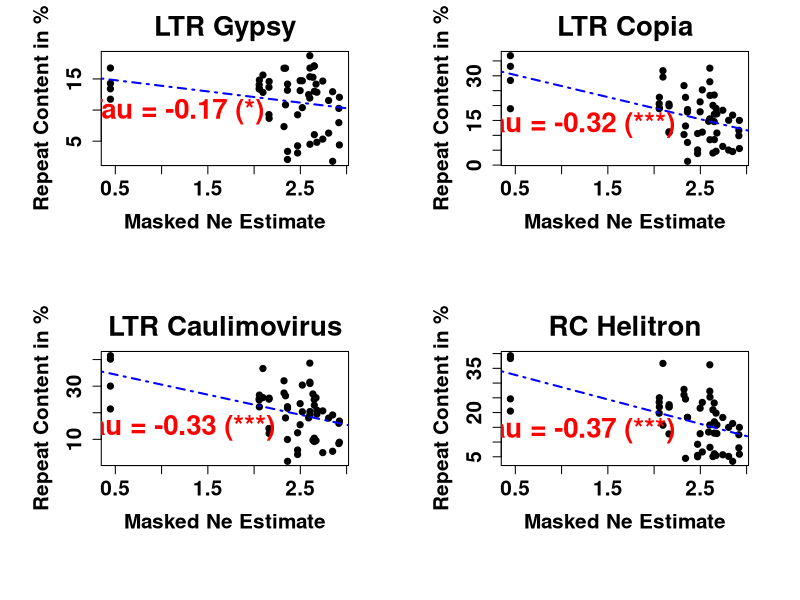

Write R code to recreate this figure.
hm <- read.table("pt.PT_test2.hm.s100.0.txt")
rep = c("LTR_Gypsy.rep_int.txt","LTR_Copia.rep_int.txt","LTR_Caulimovirus.rep_int.txt","RC_Helitron.rep_int.txt")
pdf("Figure_8.pdf",height=15,width=20)
hm <- read.table("pt.PT_test2.hm.s100.0.txt")
par(mar = c(8.1,6.1, 3.1, 3.1))
par(mfrow=c(2,2))
read.table("LTR_Gypsy.rep_int.txt",header=FALSE)-> R
repclass <- sapply(strsplit("LTR_Gypsy.rep_int.txt","[.]"),`[`,1)
Q <- data.frame(hm$V2,R$V4)
Q[Q$R.V4>0,]-> S
reg <- lm(S$R.V4~S$hm.V2)
coeff <- coefficients(reg)
eq <- paste0("y = ", round(coeff[2],1), " x ", round(coeff[1],1))
ken <- cor.test(S$R.V4,S$hm.V2,method="kendall")
tau <- paste0("Tau = ",round(ken$estimate,2))
pval <- paste0("P-value = ", round(ken$p.value,3))
plot(S$R.V4~S$hm.V2,xlab="Masked Ne Estimate",ylab="Repeat Content in %",pch=20,main="LTR Gypsy",cex.main=2,cex.axis=1.5,cex=1.5,font.lab=2,cex.lab=1.5,font=2)
abline(reg, col="blue",lwd=2,lty=4)
text(min(S$hm.V2)+0.7,0.2*max(S$R.V4) + 6, labels=paste(tau,"(*)",sep=" "),col = "red",cex=2,font=2)

read.table("LTR_Copia.rep_int.txt",header=FALSE)-> R
repclass <- sapply(strsplit("LTR_Copia.rep_int.txt","[.]"),`[`,1)
Q <- data.frame(hm$V2,R$V4)
Q[Q$R.V4>0,]-> S
reg <- lm(S$R.V4~S$hm.V2)
coeff <- coefficients(reg)
eq <- paste0("y = ", round(coeff[2],1), " x ", round(coeff[1],1))
ken <- cor.test(S$R.V4,S$hm.V2,method="kendall")
tau <- paste0("Tau = ",round(ken$estimate,2))
pval <- paste0("P-value = ", round(ken$p.value,3))
plot(S$R.V4~S$hm.V2,xlab="Masked Ne Estimate",ylab="Repeat Content in %",pch=20,main="LTR Copia",cex.main=2,cex.axis=1.5,cex=1.5,font.lab=2,cex.lab=1.5,font=2)
abline(reg, col="blue",lwd=2,lty=4)
text(min(S$hm.V2)+0.7,0.2*max(S$R.V4) + 6, labels=paste(tau,"(***)",sep=" "), col = "red",cex=2,font=2)

read.table("LTR_Caulimovirus.rep_int.txt",header=FALSE)-> R
repclass <- sapply(strsplit("LTR_Caulimovirus.rep_int.txt","[.]"),`[`,1)
Q <- data.frame(hm$V2,R$V4)
Q[Q$R.V4>0,]-> S
reg <- lm(S$R.V4~S$hm.V2)
coeff <- coefficients(reg)
eq <- paste0("y = ", round(coeff[2],1), " x ", round(coeff[1],1))
ken <- cor.test(S$R.V4,S$hm.V2,method="kendall")
tau <- paste0("Tau = ",round(ken$estimate,2))
pval <- paste0("P-value = ", round(ken$p.value,3))
plot(S$R.V4~S$hm.V2,xlab="Masked Ne Estimate",ylab="Repeat Content in %",pch=20,main="LTR Caulimovirus",cex.main=2,cex.axis=1.5,cex=1.5,font.lab=2,cex.lab=1.5,font=2)
abline(reg, col="blue",lwd=2,lty=4)
text(min(S$hm.V2)+0.7,0.2*max(S$R.V4) + 6, labels=paste(tau,"(***)",sep=" "), col = "red",cex=2,font=2)

read.table("RC_Helitron.rep_int.txt",header=FALSE)-> R
repclass <- sapply(strsplit("RC_Helitron.rep_int.txt","[.]"),`[`,1)
Q <- data.frame(hm$V2,R$V4)
Q[Q$R.V4>0,]-> S
reg <- lm(S$R.V4~S$hm.V2)
coeff <- coefficients(reg)
eq <- paste0("y = ", round(coeff[2],1), " x ", round(coeff[1],1))
ken <- cor.test(S$R.V4,S$hm.V2,method="kendall")
tau <- paste0("Tau = ",round(ken$estimate,2))
pval <- paste0("P-value = ", round(ken$p.value,3))
plot(S$R.V4~S$hm.V2,xlab="Masked Ne Estimate",ylab="Repeat Content in %",pch=20,main="RC Helitron",cex.main=2,cex.axis=1.5,cex=1.5,font.lab=2,cex.lab=1.5,font=2)
abline(reg, col="blue",lwd=2,lty=4)
text(min(S$hm.V2)+0.7,0.2*max(S$R.V4) + 6, labels=paste(tau,"(***)",sep=" "), col = "red",cex=2,font=2)
dev.off()



#for (i in rep){
#read.table(file=i,header=FALSE)-> R
#repclass <- sapply(strsplit(i,"[.]"),`[`,1)
#Q <- data.frame(hm$V2,R$V4)
#Q[Q$R.V4>0,]-> S
#reg <- lm(S$R.V4~S$hm.V2)
#coeff <- coefficients(reg)
#eq <- paste0("y = ", round(coeff[2],1), " x ", round(coeff[1],1))
#ken <- cor.test(S$R.V4,S$hm.V2,method="kendall")
#tau <- paste0("Tau = ",round(ken$estimate,3))
#pval <- paste0("P-value = ", round(ken$p.value,3))
#plot(S$R.V4~S$hm.V2,xlab="Masked Ne Estimate",ylab="Repeat Content in %",pch=20,main=repclass,cex.axis=1.5,cex=1.5,font.lab=4,cex.lab=1.5,font=4)
#abline(reg, col="blue",lwd=2,lty=4)
#text(min(S$hm.V2)+0.7,0.2*max(S$R.V4) + 4, labels=eq, srt=0.2, col = "red",cex=1.5,font=4)
#text(min(S$hm.V2)+0.7,0.2*max(S$R.V4) + 6, labels=tau, col = "red",cex=1.5,font=4)
#if (pval < 0.01){
#text(min(S$hm.V2)+0.7,0.2*max(S$R.V4) + 8, labels="***", col = "red",cex=1.5,font=4)
#} else if (pval < 0.05){
#text(min(S$hm.V2)+0.7,0.2*max(S$R.V4) + 8, labels="**", col = "red",cex=1.5,font=4)
#} else if (pval < 0.1){
#text(min(S$hm.V2)+0.7,0.2*max(S$R.V4) + 8, labels="*", col = "red",cex=1.5,font=4)
#}
#legend("topleft",legend=c("* = p-value < 0.1","** = p-value < 0.05","*** = p-value < 0.01"),col="red",cex=1.5,text.font=2)
#}
#dev.off()
